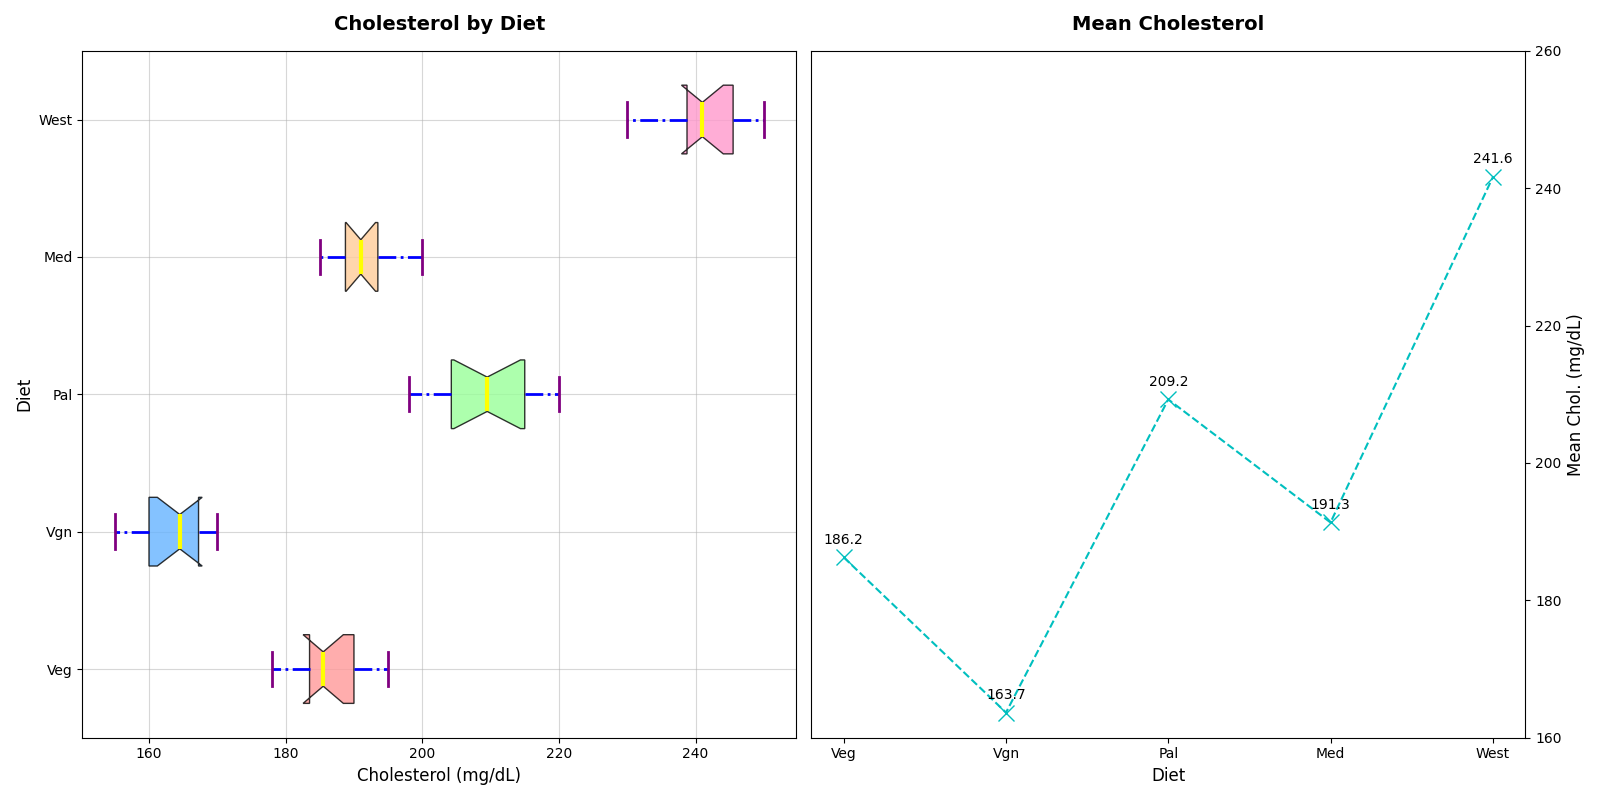

Source code (Python):
import matplotlib.pyplot as plt
import numpy as np

# Data setup
diets = ['Veg', 'Vgn', 'Pal', 'Med', 'West']
cholesterol_levels = {
    'Vegetarian': [180, 190, 185, 195, 178, 182, 188, 185, 192, 190, 186, 184],
    'Vegan': [170, 160, 165, 155, 168, 162, 158, 164, 170, 165, 160, 167],
    'Paleo': [220, 215, 210, 205, 198, 200, 202, 207, 215, 213, 209, 217],
    'Mediterranean': [195, 190, 192, 185, 187, 189, 192, 195, 200, 188, 190, 193],
    'Standard Western': [230, 240, 235, 245, 238, 242, 239, 247, 250, 245, 248, 240]
}

data = [np.array(cholesterol_levels[diet]) for diet in ['Vegetarian', 'Vegan', 'Paleo', 'Mediterranean', 'Standard Western']]

fig, axes = plt.subplots(1, 2, figsize=(16, 8))

bplot1 = axes[0].boxplot(data, vert=False, patch_artist=True, labels=diets, notch=True, whis=1.5)

colors = ['#FF9999', '#66B3FF', '#99FF99', '#FFCC99', '#FF99CC']
for patch, color in zip(bplot1['boxes'], colors):
    patch.set_facecolor(color)
    patch.set_alpha(0.8)

for whisker in bplot1['whiskers']:
    whisker.set(color='blue', linewidth=2, linestyle='-.')

for cap in bplot1['caps']:
    cap.set(color='purple', linewidth=2)

for median in bplot1['medians']:
    median.set(color='yellow', linewidth=3)

for flier in bplot1['fliers']:
    flier.set(marker='s', color='green', alpha=0.7)

axes[0].set_title('Cholesterol by Diet', fontsize=14, fontweight='bold', pad=15)
axes[0].set_xlabel('Cholesterol (mg/dL)', fontsize=12)
axes[0].set_ylabel('Diet', fontsize=12)
axes[0].grid(True, linestyle='-', which='major', alpha=0.5)

mean_cholesterol = [np.mean(levels) for levels in data]

axes[1].plot(diets, mean_cholesterol, marker='x', color='c', linestyle='--', linewidth=1.5, markersize=12)
axes[1].set_title('Mean Cholesterol', fontsize=14, fontweight='bold', pad=15)
axes[1].set_xlabel('Diet', fontsize=12)
axes[1].set_ylabel('Mean Chol. (mg/dL)', fontsize=12)
axes[1].set_ylim(160, 260)
axes[1].yaxis.set_label_position("right")
axes[1].yaxis.tick_right()

for i, mean_val in enumerate(mean_cholesterol):
    axes[1].annotate(f'{mean_val:.1f}', (diets[i], mean_val),
                     textcoords="offset points", xytext=(0,10), ha='center', fontsize=10)

plt.tight_layout()
plt.show()
